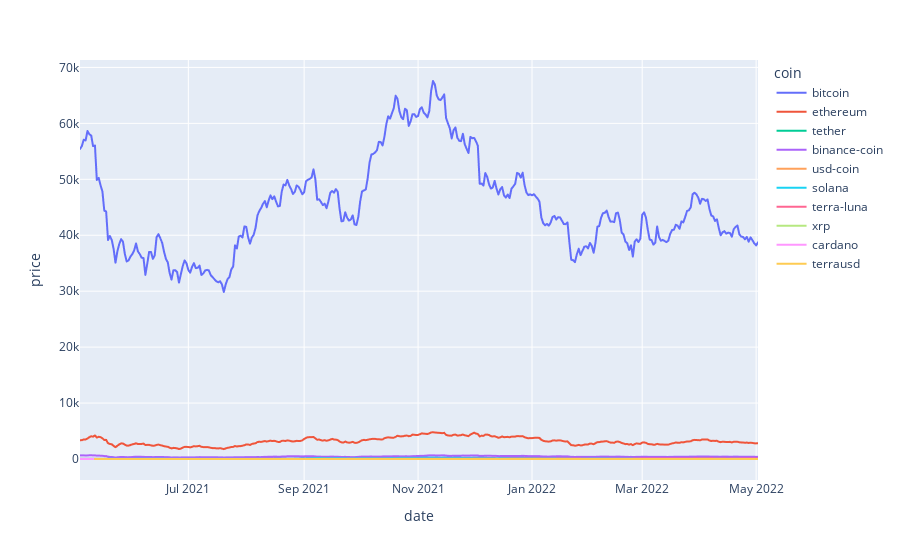

Notebook code for this chart:
### Markdown cell above
# Price histories

### Code cell
fig = px.line(price_histories_df, x="date", y="price", color="coin")
fig.show()

### Figure 1 — Plotly figure (JSON) as saved in the notebook; plotly's stock layout.template omitted (floating-point values rounded to 4 significant figures; data arrays with more than 128 entries replaced by an {"elided": "..."} marker saying what was removed)
{"data": [{"hovertemplate": "coin=bitcoin<br>date=%{x}<br>price=%{y}<extra></extra>", "legendgroup": "bitcoin", "line": {"color": "#636efa", "dash": "solid"}, "marker": {"symbol": "circle"}, "mode": "lines", "name": "bitcoin", "showlegend": true, "type": "scattergl", "x": {"elided": "364 str values"}, "xaxis": "x", "y": {"elided": "364 float values"}, "yaxis": "y"}, {"hovertemplate": "coin=ethereum<br>date=%{x}<br>price=%{y}<extra></extra>", "legendgroup": "ethereum", "line": {"color": "#EF553B", "dash": "solid"}, "marker": {"symbol": "circle"}, "mode": "lines", "name": "ethereum", "showlegend": true, "type": "scattergl", "x": {"elided": "364 str values"}, "xaxis": "x", "y": {"elided": "364 float values"}, "yaxis": "y"}, {"hovertemplate": "coin=tether<br>date=%{x}<br>price=%{y}<extra></extra>", "legendgroup": "tether", "line": {"color": "#00cc96", "dash": "solid"}, "marker": {"symbol": "circle"}, "mode": "lines", "name": "tether", "showlegend": true, "type": "scattergl", "x": {"elided": "364 str values"}, "xaxis": "x", "y": {"elided": "364 float values"}, "yaxis": "y"}, {"hovertemplate": "coin=binance-coin<br>date=%{x}<br>price=%{y}<extra></extra>", "legendgroup": "binance-coin", "line": {"color": "#ab63fa", "dash": "solid"}, "marker": {"symbol": "circle"}, "mode": "lines", "name": "binance-coin", "showlegend": true, "type": "scattergl", "x": {"elided": "364 str values"}, "xaxis": "x", "y": {"elided": "364 float values"}, "yaxis": "y"}, {"hovertemplate": "coin=usd-coin<br>date=%{x}<br>price=%{y}<extra></extra>", "legendgroup": "usd-coin", "line": {"color": "#FFA15A", "dash": "solid"}, "marker": {"symbol": "circle"}, "mode": "lines", "name": "usd-coin", "showlegend": true, "type": "scattergl", "x": {"elided": "364 str values"}, "xaxis": "x", "y": {"elided": "364 float values"}, "yaxis": "y"}, {"hovertemplate": "coin=solana<br>date=%{x}<br>price=%{y}<extra></extra>", "legendgroup": "solana", "line": {"color": "#19d3f3", "dash": "solid"}, "marker": {"symbol": "circle"}, "mode": "lines", "name": "solana", "showlegend": true, "type": "scattergl", "x": {"elided": "364 str values"}, "xaxis": "x", "y": {"elided": "364 float values"}, "yaxis": "y"}, {"hovertemplate": "coin=terra-luna<br>date=%{x}<br>price=%{y}<extra></extra>", "legendgroup": "terra-luna", "line": {"color": "#FF6692", "dash": "solid"}, "marker": {"symbol": "circle"}, "mode": "lines", "name": "terra-luna", "showlegend": true, "type": "scattergl", "x": {"elided": "364 str values"}, "xaxis": "x", "y": {"elided": "364 float values"}, "yaxis": "y"}, {"hovertemplate": "coin=xrp<br>date=%{x}<br>price=%{y}<extra></extra>", "legendgroup": "xrp", "line": {"color": "#B6E880", "dash": "solid"}, "marker": {"symbol": "circle"}, "mode": "lines", "name": "xrp", "showlegend": true, "type": "scattergl", "x": {"elided": "364 str values"}, "xaxis": "x", "y": {"elided": "364 float values"}, "yaxis": "y"}, {"hovertemplate": "coin=cardano<br>date=%{x}<br>price=%{y}<extra></extra>", "legendgroup": "cardano", "line": {"color": "#FF97FF", "dash": "solid"}, "marker": {"symbol": "circle"}, "mode": "lines", "name": "cardano", "showlegend": true, "type": "scattergl", "x": {"elided": "364 str values"}, "xaxis": "x", "y": {"elided": "364 float values"}, "yaxis": "y"}, {"hovertemplate": "coin=terrausd<br>date=%{x}<br>price=%{y}<extra></extra>", "legendgroup": "terrausd", "line": {"color": "#FECB52", "dash": "solid"}, "marker": {"symbol": "circle"}, "mode": "lines", "name": "terrausd", "showlegend": true, "type": "scattergl", "x": {"elided": "356 str values"}, "xaxis": "x", "y": {"elided": "356 float values"}, "yaxis": "y"}], "layout": {"autosize": true, "legend": {"title": {"text": "coin"}, "tracegroupgap": 0}, "margin": {"t": 60}, "xaxis": {"anchor": "y", "autorange": true, "domain": [0, 1], "range": ["2021-05-04", "2022-05-02"], "title": {"text": "date"}, "type": "date"}, "yaxis": {"anchor": "x", "autorange": true, "domain": [0, 1], "range": [-3753.0, 71330.0], "title": {"text": "price"}, "type": "linear"}}}
